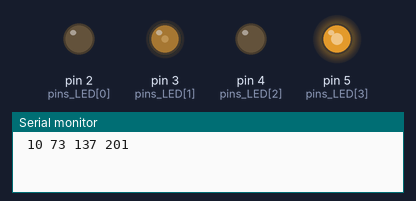
A sketch run on a simulated Arduino Uno, built with avr-gcc and run on an emulated ATmega328P. Shown: output pins drawn as LEDs (lit = HIGH), the last lines printed to the serial monitor.

Above: at 0.05 s.
At 0.65 s:
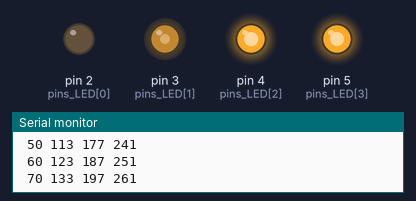
At 1.25 s:
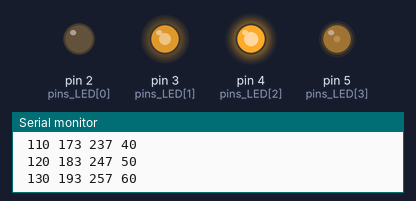
At 1.35 s:
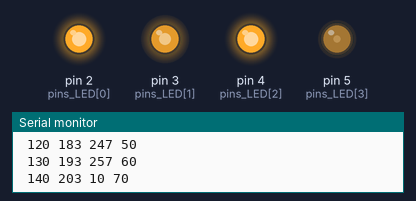
At 1.9 s:
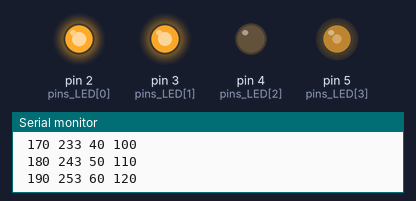
At 2.55 s:
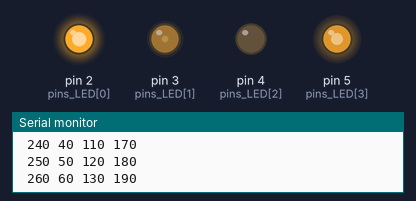
Timing chart, 0 to 6.0 s (numbered marks = the images above):
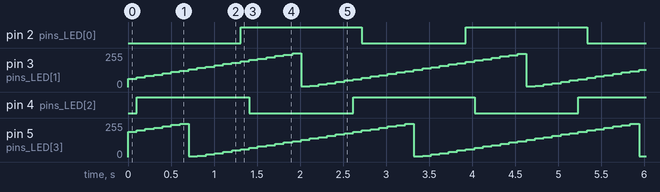

The sketch:

hw5.ino
```cpp
int pins_LED[]={2,3,4,5};
int PWM_value[4] = {0, 63, 127, 191};

void setup(){
  Serial.begin(9600);
  for(int i=0; i<4; i++){
    pinMode(pins_LED[i], OUTPUT);
  }
  pinMode(A0, INPUT);
}

void loop(){
  for(int i=0; i<4; i++){
    analogWrite(pins_LED[i], PWM_value[i]);
    if (PWM_value[i] >= 255){
      PWM_value[i]=0;
    }
    PWM_value[i] += 10;
    Serial.print(" ");
    Serial.print(PWM_value[i]);
  }
  Serial.println();
  delay(100);
}
```

Measured:
- by itself, pin 2 (pins_LED[0]), pin 4 (pins_LED[2]): alternates HIGH for 1.4 s and LOW for 1.2 s
- by itself, pin 3 (pins_LED[1]): ramps from 4/255 to 253/255 and jumps back, once every 2.6 s
- by itself, pin 5 (pins_LED[3]): ramps from 4/255 to 251/255 and jumps back, once every 2.6 s
